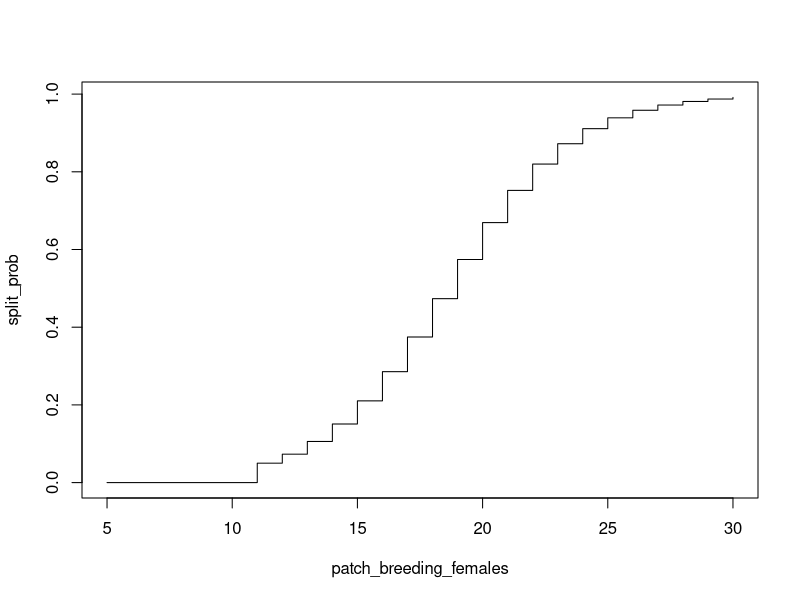
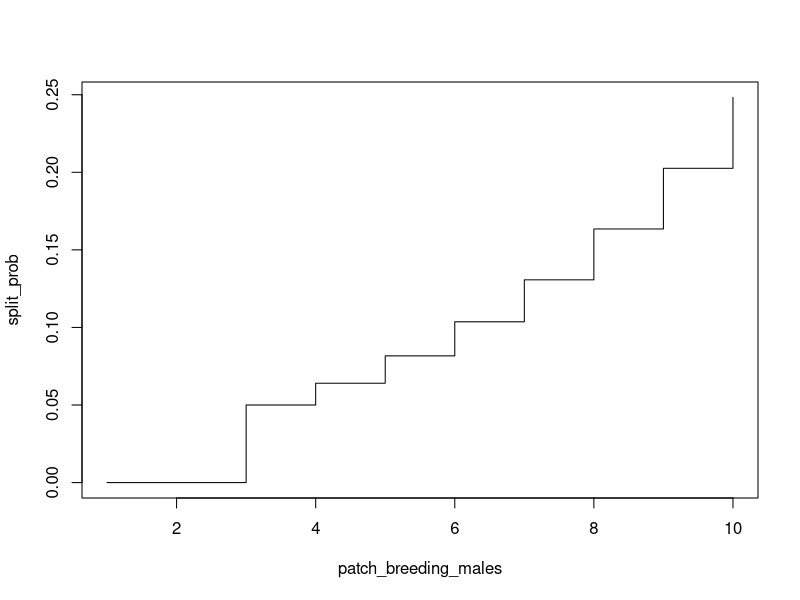
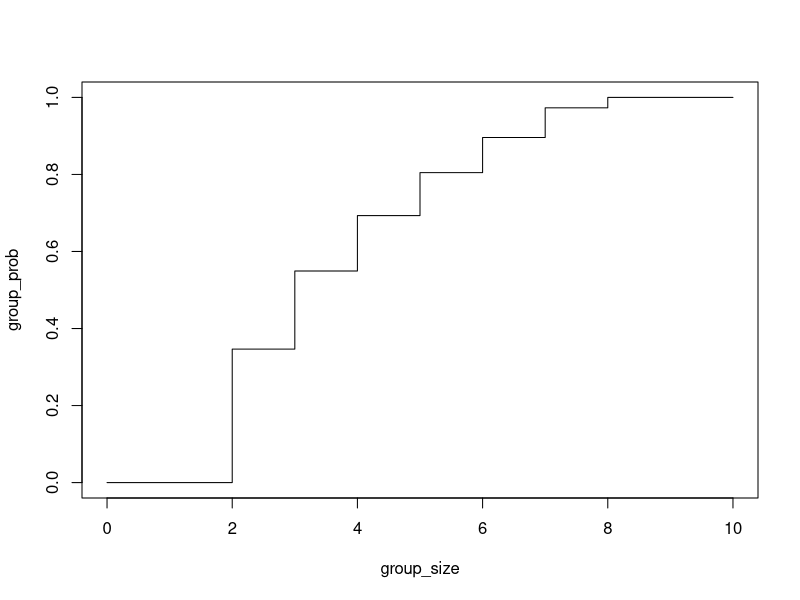
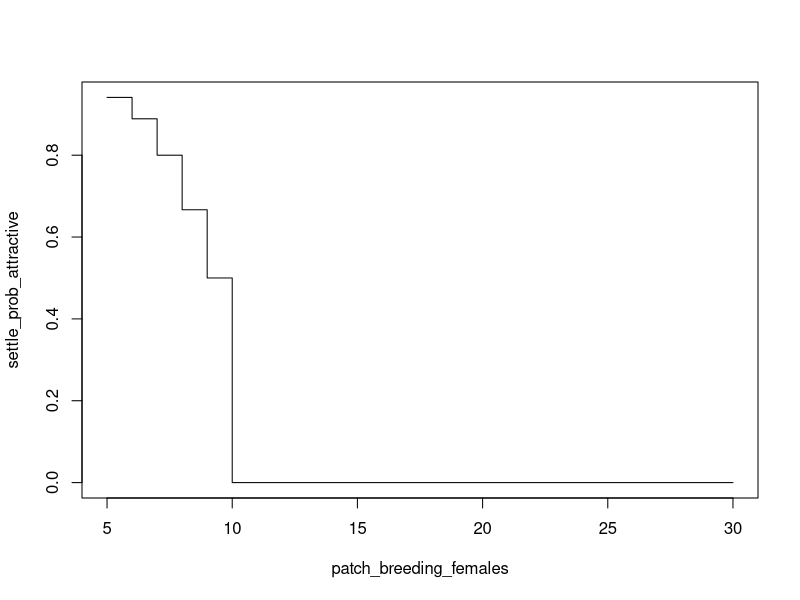
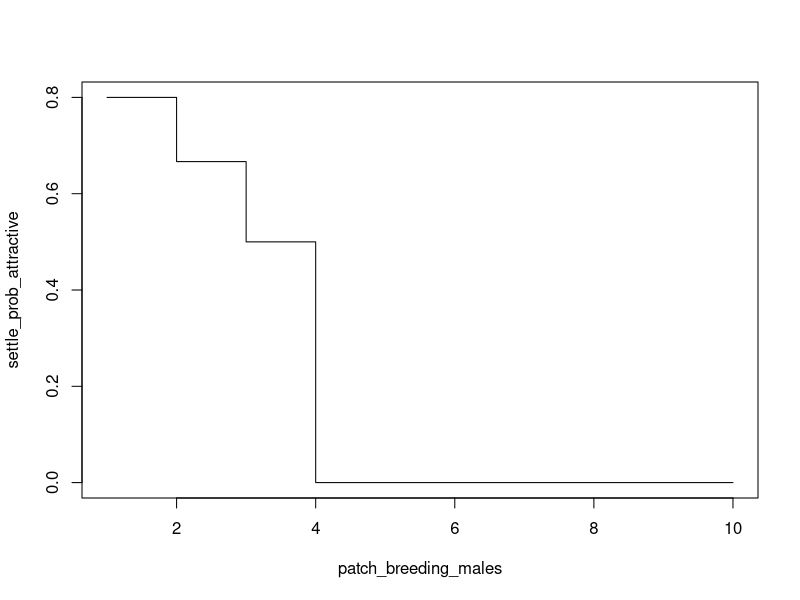
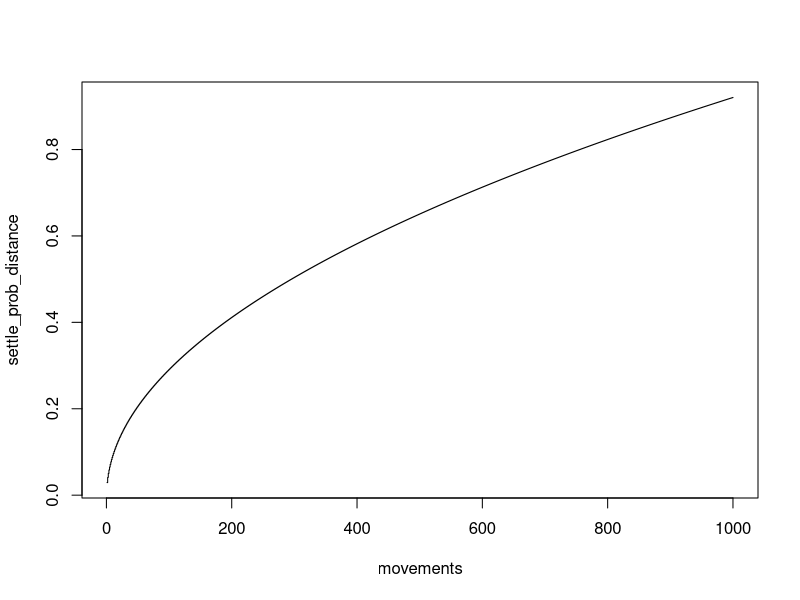
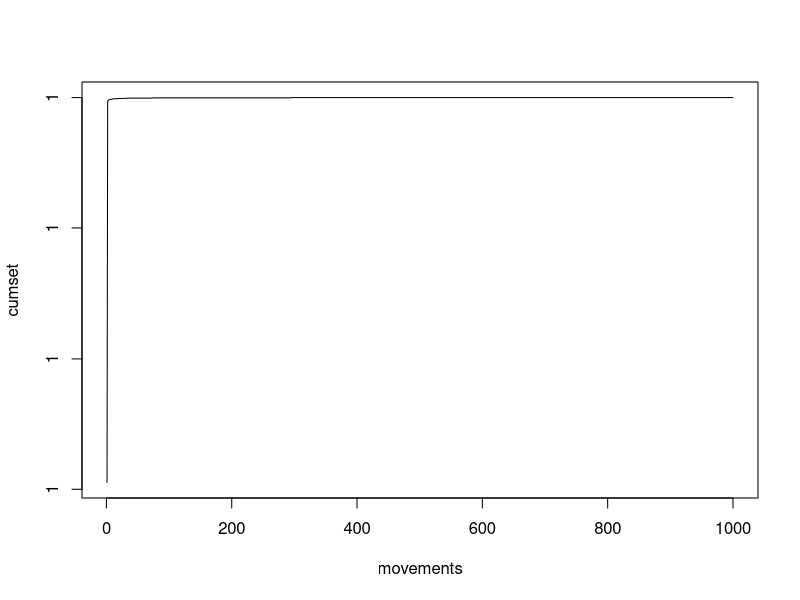
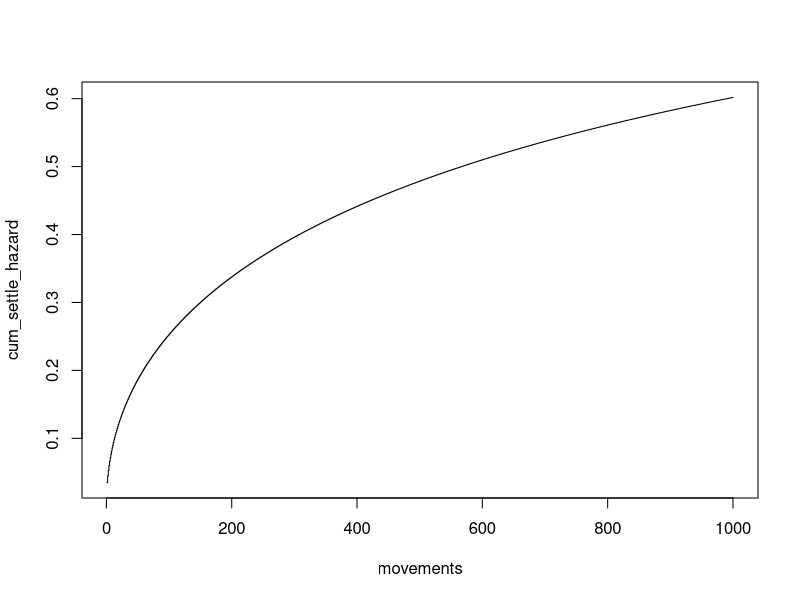

Here is the R script that generated these plots, in order: (Note: this script raises an error after producing the figures.)
## Probability of splitting:

### Splitting for females:

patch_capacity <- 10
patch_breeding_females <- 5:30

f_split_int <- qlogis(0.05)
f_split_coef <- log(1.5)

# The animal-level probability of wanting to split:
split_prob <- ifelse(patch_capacity >= patch_breeding_females,
    0,
    plogis(f_split_int + f_split_coef * (patch_breeding_females - patch_capacity - 1L)) # NB: add 1 so that coef = 0 for 1 more pig
)

plot(patch_breeding_females, split_prob, type = "s")


### Splitting for males:

patch_breeding_females <- 10
patch_breeding_males <- 1:10

m_split_int <- qlogis(0.05)
m_split_coef <- log(1.30)
mating_ratio <- 5

# The animal-level probability of wanting to split:
split_prob <- ifelse(patch_breeding_females >= (mating_ratio * patch_breeding_males),
    0,
    plogis(m_split_int + m_split_coef * (patch_breeding_males - (patch_breeding_females / mating_ratio) - 1L)) # NB: add 1 so that coef = 0 for 1 more pig
)

plot(patch_breeding_males, split_prob, type = "s")


##  Female splitting (group-level)
## Then we need to make a decision if splitting actually happens, e.g.:
patch_capacity <- 10
patch_breeding_females <- 20
# repeating the female animal-level splitting probability
split_prob <- ifelse(patch_capacity >= patch_breeding_females,
    0,
    plogis(f_split_int + f_split_coef * (patch_breeding_females - patch_capacity - 1L)) # NB: add 1 so that coef = 0 for 1 more pig
)
group_size <- rbinom(1, patch_breeding_females - patch_capacity, split_prob)
# If the group_size is less than 2 then splitting does not happen, otherwise it has some relationship that we already worked out
group_size <- 0:10
group_prob <- pmin(1, pmax(0, log(group_size) / 2))
# rbinom(1, 1, group_prob) # will the group actually splitting
plot(group_size, group_prob, type = "s")


## Probability of settling

# Settling can NEVER happen if the carrying capacity is zero.  Otherwise it can happen for two reasons:

# 1.  Based on attractiveness / spare capacity:

### Settling for females

patch_capacity <- 10
patch_breeding_females <- 5:30
group_breeding_females <- 5 # Intentionally ignored, but must be >0
group_breeding_males <- 2 # Intentionally ignored, can be 0 or >0

f_settle_int <- qlogis(0.5)
f_settle_coef <- log(2)

# The group-level probability of wanting to settle:
settle_prob_attractive <- ifelse(patch_capacity <= patch_breeding_females,
    0,
    plogis(f_settle_int + f_settle_coef * (patch_capacity - patch_breeding_females - 1L)) # NB: add 1 so that coef = 0 for 1 more pig
)

plot(patch_breeding_females, settle_prob_attractive, type = "s")


### Settling for males

patch_breeding_females <- 20
mating_ratio <- 5
patch_breeding_males <- 1:10
group_breeding_females <- 0 # Must be 0
group_breeding_males <- 2 # Intentionally ignored, must be >0

m_settle_int <- qlogis(0.5)
m_settle_coef <- log(2)

# The group-level probability of wanting to settle:
settle_prob_attractive <- ifelse(patch_breeding_females <= (mating_ratio * patch_breeding_males),
    0,
    plogis(m_settle_int + m_settle_coef * ((patch_breeding_females / mating_ratio) - patch_breeding_males - 1L)) # NB: add 1 so that coef = 0 for 1 more pig
)

plot(patch_breeding_males, settle_prob_attractive, type = "s")



# 2.  Based on distance travelled:

## Note: this hazard stuff is broken, but the principle is correct ... and we can just replace it with a vector of probabilities anyway

movements <- 1:1000
settle_intercept <- -3.942065
settle_rho <- 1.5

# Problem: this hazard is not bounded at 0,1 so not correct?
settle_prob_distance <- settle_rho * movements^(settle_rho - 1) * exp(settle_intercept)
plot(movements, settle_prob_distance, type = "s")

movements^settle_rho * exp(settle_intercept)

cumset <- 0
for (i in 1:length(movements)) {
    cumset <- cumset + (settle_prob_distance * (1 - cumset))
}
plot(movements, cumset, type = "l")

cum_settle_hazard <- 1 - exp(exp(settle_intercept) *
    -((movements + 1)^settle_rho - movements^settle_rho))
plot(movements, cum_settle_hazard, type = "s")

settle_prob_distance <- function(elapsed_steps, settle_rho, settle_intercept) {
    # stopifnot("total number of steps" = elapsed_steps > 0)
    settle_scale <- exp(settle_intercept)^(-1 / settle_rho)
    # (1):
    # (pweibull(elapsed_steps, shape = settle_rho, scale = settle_scale) -
    #     pweibull(elapsed_steps - 1, shape = settle_rho, scale = settle_scale)) /
    #     (1 - pweibull(elapsed_steps - 1, shape = settle_rho, scale = settle_scale))
    s <- elapsed_steps
    lambda <- settle_scale
    k <- settle_rho
    # the following comes from (1), expanded with definition of weibull pdf, like so:
    # ((1 - exp(-(elapsed_steps / settle_scale)^settle_rho)) -
    #     ((1 - exp(-((elapsed_steps - 1L) / settle_scale)^settle_rho)))) /
    #     (((exp(-((elapsed_steps - 1L) / settle_scale)^settle_rho))))
    # reduced by wolfram-alpha, assumming all parameters are non-negative.
    # 1 - e^(-(s/lambda)^k + (-1 + s)^k lambda^(-k))
    1 - exp(-(s / lambda)**k + (s - 1)**k * lambda**(-k))
}
settle_prob_distance(elapsed_steps, settle_rho, settle_intercept)
plot(1:50, settle_prob_distance(1:50, settle_rho = settle_rho, settle_intercept = settle_intercept), type = "l")

## Overall settling prob:
settle_prob <- 1 - ((1 - settle_prob_attractive) * (1 - settle_prob_distance(elapsed_steps, settle_rho, settle_intercept)))